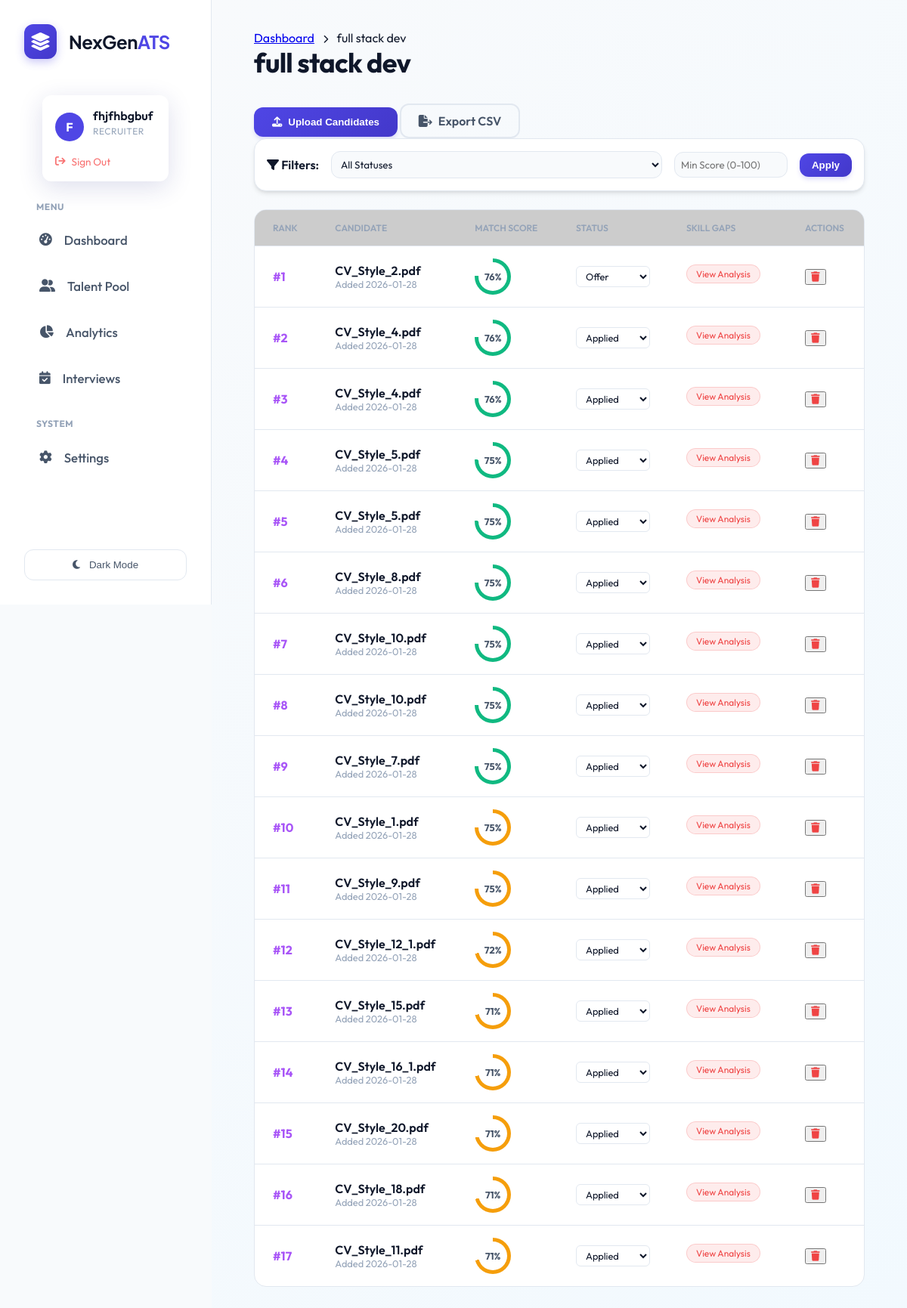
The app's page /jobs/30 (signed in) with its own data.
### tables this page shows
CREATE TABLE users (
                    id INTEGER PRIMARY KEY AUTOINCREMENT,
                    name TEXT NOT NULL,
                    email TEXT UNIQUE NOT NULL,
                    password_hash TEXT NOT NULL,
                    role TEXT DEFAULT 'candidate', -- recruiter, candidate, admin
                    created_at TIMESTAMP DEFAULT CURRENT_TIMESTAMP
                , resume_path TEXT, skills TEXT, experience TEXT, education TEXT, profile_summary TEXT, full_text TEXT);

CREATE TABLE jobs (
                    id INTEGER PRIMARY KEY AUTOINCREMENT,
                    title TEXT NOT NULL,
                    description TEXT,
                    created_at TIMESTAMP DEFAULT CURRENT_TIMESTAMP,
                    status TEXT DEFAULT 'Open'
                );

CREATE TABLE candidates (
                    id INTEGER PRIMARY KEY AUTOINCREMENT,
                    job_id INTEGER,
                    filename TEXT,
                    semantic_score REAL,
                    skills_score REAL,
                    experience_score REAL,
                    total_score REAL,
                    email TEXT,
                    phone TEXT,
                    full_text TEXT,
                    missing_skills TEXT,
                    interview_questions TEXT,
                    created_at TIMESTAMP DEFAULT CURRENT_TIMESTAMP, user_id INTEGER, status TEXT DEFAULT 'Applied', notes TEXT, name TEXT,
                    FOREIGN KEY(job_id) REFERENCES jobs(id)
                );

### routes/core.py (the view)
@bp.route('/jobs/<int:job_id>')
@login_required
@role_required('recruiter')
def job_detail(job_id):
    conn = database.get_db_connection()
    job = conn.execute('SELECT * FROM jobs WHERE id = ?', (job_id,)).fetchone()
    if not job:
        return "Job not found", 404
    min_score = request.args.get('min_score', type=float)
    status_filter = request.args.get('status_filter')
    query = 'SELECT * FROM candidates WHERE job_id = ?'
    params = [job_id]
    if min_score:
        query += ' AND total_score >= ?'
        params.append(min_score)
    if status_filter:
        query += ' AND status = ?'
        params.append(status_filter)
    query += ' ORDER BY total_score DESC'
    candidates = conn.execute(query, params).fetchall()
    conn.close()
    return render_template('job_detail.html', job=job, candidates=candidates)

### app.py (called while the page is built)
@login_manager.user_loader
def load_user(user_id):
    return User.get(user_id)

### database.py (called while the page is built)
def get_db_connection():
    db_url = os.getenv('DATABASE_URL')
    if db_url:
        import psycopg2
        from psycopg2.extras import RealDictCursor
        conn = psycopg2.connect(db_url, cursor_factory=RealDictCursor)
        return conn
    else:
        conn = sqlite3.connect(DB_NAME)
        conn.row_factory = sqlite3.Row
        return conn

    @staticmethod
    def get(user_id):
        conn = get_db_connection()
        user = conn.execute('SELECT * FROM users WHERE id = ?', (user_id,)).fetchone()
        conn.close()
        if not user: return None
        return User(user['id'], user['name'], user['email'], user['role'], user['password_hash'],
                   user['resume_path'], user['skills'], user['experience'], user['education'], user['profile_summary'])

### templates/job_detail.html (shortened to what this page needs)
{% extends "layout.html" %}
{% block content %}
<div class="job-header">
    <div class="header-actions">
        <div class="breadcrumbs">
            <a href="/">Dashboard</a> <i class="fa-solid fa-chevron-right"
                style="font-size: 0.7rem; margin: 0 0.5rem;"></i> {{ job.title }}
        </div>
        <h1>{{ job.title }}</h1>
    </div>
    <div class="action-buttons">
        <button onclick="triggerUpload()" class="btn-primary">
            <i class="fa-solid fa-upload"></i> Upload Candidates
        </button>
        <a href="/jobs/{{ job.id }}/export" class="btn-secondary" style="text-decoration:none;">
            <i class="fa-solid fa-file-export"></i> Export CSV
        </a>
    </div>
</div>
<div class="filter-toolbar glass-card"
    style="padding: 1rem; margin-bottom: 1.5rem; display: flex; gap: 1rem; align-items: center;">
    <span style="font-weight: 600; color: var(--text-primary);"><i class="fa-solid fa-filter"></i> Filters:</span>
    <form action="" method="GET" style="display: flex; gap: 1rem; flex: 1; align-items: center;">
        <select name="status_filter" style="padding: 0.5rem; border-radius: var(--radius);">
            <option value="">All Statuses</option>
        </select>
        <input type="number" name="min_score" placeholder="Min Score (0-100)"
            value="{{ request.args.get('min_score', '') }}"
            style="width: 150px; padding: 0.5rem; border-radius: var(--radius);">
        <button type="submit" class="btn-primary" style="padding: 0.5rem 1rem;">Apply</button>
    </form>
</div>
<div class="candidates-section">
    {% if candidates %}
    <div class="table-container">
        <table>
            <thead>
                <tr>
                    <th>Rank</th>
                    <th>Candidate</th>
                    <th>Match Score</th>
                    <th>Status</th>
                    <th>Skill Gaps</th>
                    <th>Actions</th>
                </tr>
            </thead>
            <tbody>
                {% for cand in candidates %}
                <tr class="candidate-row" onclick="viewCandidate({{ cand.id }})">
                    <td style="font-weight: 700; color: #a855f7;">#{{ loop.index }}</td>
                    <td>
                        <div class="cand-name" style="font-weight: 600;">{{ cand.filename }}</div>
                        <div class="cand-meta" style="font-size: 0.8rem; color: var(--text-muted);">Added {{
                            cand.created_at[:10] }}</div>
                    </td>
                    <td>
                        <div class="score-circle"
                            style="--p:{{ cand.total_score }}; --c:{% if cand.total_score > 75 %}#10b981{% elif cand.total_score > 50 %}#f59e0b{% else %}#ef4444{% endif %}">
                            <span>{{ cand.total_score|round|int }}%</span>
                        </div>
                    </td>
                    <td onclick="event.stopPropagation()">
                        <form action="/candidate/{{ cand.id }}/status" method="POST">
                            <select name="status" onchange="this.form.submit()"
                                style="padding: 0.25rem 0.5rem; border-radius: 6px; font-size: 0.8rem; border: 1px solid var(--border); background: var(--bg-card); color: var(--text-primary); cursor: pointer;">
                                <option value="Applied" {% if cand.status=='Applied' %}selected{% endif %}>Applied
                                </option>
                                <option value="Offer" {% if cand.status=='Offer' %}selected{% endif %}>Offer</option>
                            </select>
                        </form>
                    </td>
                    <td>
                        <span class="tag missing" style="font-size: 0.75rem; cursor: pointer;">View Analysis</span>
                    </td>
                    <td>
                        <button class="btn-icon" onclick="event.stopPropagation(); deleteCandidate({{ cand.id }})"><i
                                class="fa-solid fa-trash text-red"></i></button>
                    </td>
                </tr>
                {% endfor %}
            </tbody>
        </table>
    </div>
    {% endif %}
</div>
{% endblock %}

### templates/layout.html (shortened to what this page needs)
<!DOCTYPE html>
<html lang="en">
<head>
    <link rel="stylesheet" href="https://cdnjs.cloudflare.com/ajax/libs/font-awesome/6.4.0/css/all.min.css">
    <link rel="stylesheet" href="/static/style.css">
</head>
<body>
    <div class="app-container">
        <aside class="sidebar">
            <div class="brand">
                <div class="brand-logo-container"
                    style="background: linear-gradient(135deg, var(--primary), var(--primary-hover)); padding: 8px; border-radius: 12px; box-shadow: 0 4px 12px rgba(79, 70, 229, 0.3);">
                    <i class="fa-solid fa-layer-group" style="color: white; font-size: 1.5rem;"></i>
                </div>
                <span style="font-family: 'Plus Jakarta Sans', sans-serif; letter-spacing: -0.5px;">NexGen<span
                        style="color: var(--primary);">ATS</span></span>
            </div>
            <div class="user-profile-widget">
                {% if current_user.is_authenticated %}
                <div class="user-card glass-effect"
                    style="border: 1px solid rgba(255,255,255,0.1); background: rgba(255,255,255,0.03);">
                    <div style="display: flex; align-items: center; gap: 0.75rem; margin-bottom: 0.75rem;">
                        <div
                            style="width: 38px; height: 38px; background: var(--primary); border-radius: 50%; display: flex; align-items: center; justify-content: center; color: white; font-weight: 700;">
                            {{ current_user.name[0] | upper }}
                        </div>
                        <div style="overflow: hidden;">
                            <div class="user-card-name"
                                style="white-space: nowrap; overflow: hidden; text-overflow: ellipsis;">{{
                                current_user.name }}</div>
                            <div class="user-card-role">{{ current_user.role }}</div>
                        </div>
                    </div>
                    <form action="{{ url_for('auth.logout') }}" method="GET">
                        <button type="submit" class="user-card-logout"
                            style="background: none; border: none; cursor: pointer; padding: 0; width: auto; font-family: inherit;">
                            <i class="fa-solid fa-arrow-right-from-bracket"></i> Sign Out
                        </button>
                    </form>
                </div>
                {% endif %}
            </div>
            <nav style="flex: 1; overflow-y: auto; padding-right: 0.5rem;">
                <p
                    style="font-size: 0.75rem; text-transform: uppercase; color: var(--text-muted); font-weight: 700; margin: 0 0 0.5rem 1rem; letter-spacing: 0.5px;">
                    Menu</p>
                <a href="/" class="nav-item {% if request.path == '/' %}active{% endif %}">
                    <i class="fa-solid fa-gauge-high"></i>
                    <span>Dashboard</span>
                </a>
                {% if current_user.is_authenticated and current_user.role == 'recruiter' %}
                <a href="/talent_pool" class="nav-item {% if request.path == '/talent_pool' %}active{% endif %}">
                    <i class="fa-solid fa-user-group"></i>
                    <span>Talent Pool</span>
                </a>
                <a href="/analytics" class="nav-item {% if request.path == '/analytics' %}active{% endif %}">
                    <i class="fa-solid fa-chart-pie"></i>
                    <span>Analytics</span>
                </a>
                <a href="/interviews" class="nav-item {% if request.path == '/interviews' %}active{% endif %}">
                    <i class="fa-solid fa-calendar-check"></i>
                    <span>Interviews</span>
                </a>
                {% endif %}
                <p
                    style="font-size: 0.75rem; text-transform: uppercase; color: var(--text-muted); font-weight: 700; margin: 1.5rem 0 0.5rem 1rem; letter-spacing: 0.5px;">
                    System</p>
                <a href="/settings" class="nav-item {% if request.path == '/settings' %}active{% endif %}">
                    <i class="fa-solid fa-gear"></i>
                    <span>Settings</span>
                </a>
            </nav>
            <button id="theme-toggle" class="theme-toggle-btn">
                <i class="fa-solid fa-moon"></i>
                <span>Switch Theme</span>
            </button>
        </aside>
        <main class="main-content">
            {% block content %}{% endblock %}
        </main>
    </div>
</body>
</html>

### records on screen
users: name "F", name "fhjfhbgbuf", role "RECRUITER"
jobs: title "full stack dev"
candidates: filename "CV_Style_2.pdf", created_at "2026-01-28", total_score "76", status "Offer"
candidates: filename "CV_Style_4.pdf", created_at "2026-01-28", total_score "76", status "Applied"
candidates: filename "CV_Style_4.pdf", created_at "2026-01-28", total_score "76", status "Applied"
candidates: filename "CV_Style_5.pdf", created_at "2026-01-28", total_score "75", status "Applied"
candidates: filename "CV_Style_5.pdf", created_at "2026-01-28", total_score "75", status "Applied"
candidates: filename "CV_Style_8.pdf", created_at "2026-01-28", total_score "75", status "Applied"
candidates: filename "CV_Style_10.pdf", created_at "2026-01-28", total_score "75", status "Applied"
candidates: filename "CV_Style_10.pdf", created_at "2026-01-28", total_score "75", status "Applied"
candidates: filename "CV_Style_7.pdf", created_at "2026-01-28", total_score "75", status "Applied"
candidates: filename "CV_Style_1.pdf", created_at "2026-01-28", total_score "75", status "Applied"
candidates: filename "CV_Style_9.pdf", created_at "2026-01-28", total_score "75", status "Applied"
candidates: filename "CV_Style_12_1.pdf", created_at "2026-01-28", total_score "72", status "Applied"
candidates: filename "CV_Style_15.pdf", created_at "2026-01-28", total_score "71", status "Applied"
candidates: filename "CV_Style_16_1.pdf", created_at "2026-01-28", total_score "71", status "Applied"
candidates: filename "CV_Style_20.pdf", created_at "2026-01-28", total_score "71", status "Applied"
candidates: filename "CV_Style_18.pdf", created_at "2026-01-28", total_score "71", status "Applied"
candidates: filename "CV_Style_11.pdf", created_at "2026-01-28", total_score "71", status "Applied"
